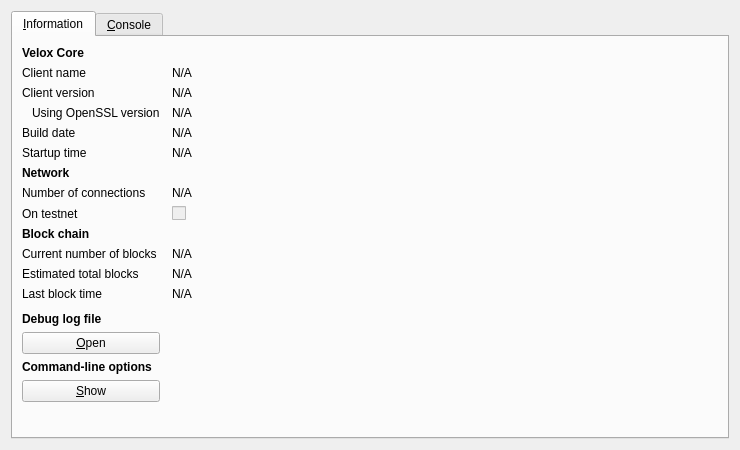
<?xml version="1.0" encoding="UTF-8"?>
<ui version="4.0">
 <class>RPCConsole</class>
 <widget class="QDialog" name="RPCConsole">
  <property name="geometry">
   <rect>
    <x>0</x>
    <y>0</y>
    <width>740</width>
    <height>450</height>
   </rect>
  </property>
  <property name="windowTitle">
   <string>Velox - Debug window</string>
  </property>
  <layout class="QVBoxLayout" name="verticalLayout_2">
   <item>
    <widget class="QTabWidget" name="tabWidget">
     <property name="currentIndex">
      <number>0</number>
     </property>
     <widget class="QWidget" name="tab_info">
      <attribute name="title">
       <string>&amp;Information</string>
      </attribute>
      <layout class="QGridLayout" name="gridLayout" columnstretch="0,1">
       <property name="horizontalSpacing">
        <number>12</number>
       </property>
       <item row="0" column="0">
        <widget class="QLabel" name="label_9">
         <property name="font">
          <font>
           <weight>75</weight>
           <bold>true</bold>
          </font>
         </property>
         <property name="text">
          <string>Velox Core</string>
         </property>
        </widget>
       </item>
       <item row="1" column="0">
        <widget class="QLabel" name="label_5">
         <property name="text">
          <string>Client name</string>
         </property>
        </widget>
       </item>
       <item row="1" column="1">
        <widget class="QLabel" name="clientName">
         <property name="cursor">
          <cursorShape>IBeamCursor</cursorShape>
         </property>
         <property name="text">
          <string>N/A</string>
         </property>
         <property name="textFormat">
          <enum>Qt::PlainText</enum>
         </property>
         <property name="textInteractionFlags">
          <set>Qt::LinksAccessibleByMouse|Qt::TextSelectableByKeyboard|Qt::TextSelectableByMouse</set>
         </property>
        </widget>
       </item>
       <item row="2" column="0">
        <widget class="QLabel" name="label_6">
         <property name="text">
          <string>Client version</string>
         </property>
        </widget>
       </item>
       <item row="2" column="1">
        <widget class="QLabel" name="clientVersion">
         <property name="cursor">
          <cursorShape>IBeamCursor</cursorShape>
         </property>
         <property name="text">
          <string>N/A</string>
         </property>
         <property name="textFormat">
          <enum>Qt::PlainText</enum>
         </property>
         <property name="textInteractionFlags">
          <set>Qt::LinksAccessibleByMouse|Qt::TextSelectableByKeyboard|Qt::TextSelectableByMouse</set>
         </property>
        </widget>
       </item>
       <item row="3" column="0">
        <widget class="QLabel" name="label_14">
         <property name="text">
          <string>Using OpenSSL version</string>
         </property>
         <property name="indent">
          <number>10</number>
         </property>
        </widget>
       </item>
       <item row="3" column="1">
        <widget class="QLabel" name="openSSLVersion">
         <property name="cursor">
          <cursorShape>IBeamCursor</cursorShape>
         </property>
         <property name="text">
          <string>N/A</string>
         </property>
         <property name="textFormat">
          <enum>Qt::PlainText</enum>
         </property>
         <property name="textInteractionFlags">
          <set>Qt::LinksAccessibleByMouse|Qt::TextSelectableByKeyboard|Qt::TextSelectableByMouse</set>
         </property>
        </widget>
       </item>
       <item row="4" column="0">
        <widget class="QLabel" name="label_12">
         <property name="text">
          <string>Build date</string>
         </property>
        </widget>
       </item>
       <item row="4" column="1">
        <widget class="QLabel" name="buildDate">
         <property name="cursor">
          <cursorShape>IBeamCursor</cursorShape>
         </property>
         <property name="text">
          <string>N/A</string>
         </property>
         <property name="textFormat">
          <enum>Qt::PlainText</enum>
         </property>
         <property name="textInteractionFlags">
          <set>Qt::LinksAccessibleByMouse|Qt::TextSelectableByKeyboard|Qt::TextSelectableByMouse</set>
         </property>
        </widget>
       </item>
       <item row="5" column="0">
        <widget class="QLabel" name="label_13">
         <property name="text">
          <string>Startup time</string>
         </property>
        </widget>
       </item>
       <item row="5" column="1">
        <widget class="QLabel" name="startupTime">
         <property name="cursor">
          <cursorShape>IBeamCursor</cursorShape>
         </property>
         <property name="text">
          <string>N/A</string>
         </property>
         <property name="textFormat">
          <enum>Qt::PlainText</enum>
         </property>
         <property name="textInteractionFlags">
          <set>Qt::LinksAccessibleByMouse|Qt::TextSelectableByKeyboard|Qt::TextSelectableByMouse</set>
         </property>
        </widget>
       </item>
       <item row="6" column="0">
        <widget class="QLabel" name="label_11">
         <property name="font">
          <font>
           <weight>75</weight>
           <bold>true</bold>
          </font>
         </property>
         <property name="text">
          <string>Network</string>
         </property>
        </widget>
       </item>
       <item row="7" column="0">
        <widget class="QLabel" name="label_7">
         <property name="text">
          <string>Number of connections</string>
         </property>
        </widget>
       </item>
       <item row="7" column="1">
        <widget class="QLabel" name="numberOfConnections">
         <property name="cursor">
          <cursorShape>IBeamCursor</cursorShape>
         </property>
         <property name="text">
          <string>N/A</string>
         </property>
         <property name="textFormat">
          <enum>Qt::PlainText</enum>
         </property>
         <property name="textInteractionFlags">
          <set>Qt::LinksAccessibleByMouse|Qt::TextSelectableByKeyboard|Qt::TextSelectableByMouse</set>
         </property>
        </widget>
       </item>
       <item row="8" column="0">
        <widget class="QLabel" name="label_8">
         <property name="text">
          <string>On testnet</string>
         </property>
        </widget>
       </item>
       <item row="8" column="1">
        <widget class="QCheckBox" name="isTestNet">
         <property name="enabled">
          <bool>false</bool>
         </property>
         <property name="text">
          <string/>
         </property>
        </widget>
       </item>
       <item row="9" column="0">
        <widget class="QLabel" name="label_10">
         <property name="font">
          <font>
           <weight>75</weight>
           <bold>true</bold>
          </font>
         </property>
         <property name="text">
          <string>Block chain</string>
         </property>
        </widget>
       </item>
       <item row="10" column="0">
        <widget class="QLabel" name="label_3">
         <property name="text">
          <string>Current number of blocks</string>
         </property>
        </widget>
       </item>
       <item row="10" column="1">
        <widget class="QLabel" name="numberOfBlocks">
         <property name="cursor">
          <cursorShape>IBeamCursor</cursorShape>
         </property>
         <property name="text">
          <string>N/A</string>
         </property>
         <property name="textFormat">
          <enum>Qt::PlainText</enum>
         </property>
         <property name="textInteractionFlags">
          <set>Qt::LinksAccessibleByMouse|Qt::TextSelectableByKeyboard|Qt::TextSelectableByMouse</set>
         </property>
        </widget>
       </item>
       <item row="11" column="0">
        <widget class="QLabel" name="label_4">
         <property name="text">
          <string>Estimated total blocks</string>
         </property>
        </widget>
       </item>
       <item row="11" column="1">
        <widget class="QLabel" name="totalBlocks">
         <property name="cursor">
          <cursorShape>IBeamCursor</cursorShape>
         </property>
         <property name="text">
          <string>N/A</string>
         </property>
         <property name="textFormat">
          <enum>Qt::PlainText</enum>
         </property>
         <property name="textInteractionFlags">
          <set>Qt::LinksAccessibleByMouse|Qt::TextSelectableByKeyboard|Qt::TextSelectableByMouse</set>
         </property>
        </widget>
       </item>
       <item row="12" column="0">
        <widget class="QLabel" name="label_2">
         <property name="text">
          <string>Last block time</string>
         </property>
        </widget>
       </item>
       <item row="12" column="1">
        <widget class="QLabel" name="lastBlockTime">
         <property name="cursor">
          <cursorShape>IBeamCursor</cursorShape>
         </property>
         <property name="text">
          <string>N/A</string>
         </property>
         <property name="textFormat">
          <enum>Qt::PlainText</enum>
         </property>
         <property name="textInteractionFlags">
          <set>Qt::LinksAccessibleByMouse|Qt::TextSelectableByKeyboard|Qt::TextSelectableByMouse</set>
         </property>
        </widget>
       </item>
       <item row="13" column="0">
        <spacer name="verticalSpacer_2">
         <property name="orientation">
          <enum>Qt::Vertical</enum>
         </property>
         <property name="sizeHint" stdset="0">
          <size>
           <width>20</width>
           <height>20</height>
          </size>
         </property>
        </spacer>
       </item>
       <item row="14" column="0">
        <widget class="QLabel" name="labelDebugLogfile">
         <property name="font">
          <font>
           <weight>75</weight>
           <bold>true</bold>
          </font>
         </property>
         <property name="text">
          <string>Debug log file</string>
         </property>
        </widget>
       </item>
       <item row="15" column="0">
        <widget class="QPushButton" name="openDebugLogfileButton">
         <property name="toolTip">
          <string>Open the Velox debug log file from the current data directory. This can take a few seconds for large log files.</string>
         </property>
         <property name="text">
          <string>&amp;Open</string>
         </property>
         <property name="autoDefault">
          <bool>false</bool>
         </property>
        </widget>
       </item>
       <item row="16" column="0">
        <widget class="QLabel" name="labelCLOptions">
         <property name="font">
          <font>
           <weight>75</weight>
           <bold>true</bold>
          </font>
         </property>
         <property name="text">
          <string>Command-line options</string>
         </property>
        </widget>
       </item>
       <item row="17" column="0">
        <widget class="QPushButton" name="showCLOptionsButton">
         <property name="toolTip">
          <string>Show the Velox-Qt help message to get a list with possible Velox command-line options.</string>
         </property>
         <property name="text">
          <string>&amp;Show</string>
         </property>
         <property name="autoDefault">
          <bool>false</bool>
         </property>
        </widget>
       </item>
       <item row="18" column="0">
        <spacer name="verticalSpacer">
         <property name="orientation">
          <enum>Qt::Vertical</enum>
         </property>
         <property name="sizeHint" stdset="0">
          <size>
           <width>20</width>
           <height>40</height>
          </size>
         </property>
        </spacer>
       </item>
      </layout>
     </widget>
     <widget class="QWidget" name="tab_console">
      <attribute name="title">
       <string>&amp;Console</string>
      </attribute>
      <layout class="QVBoxLayout" name="verticalLayout_3">
       <property name="spacing">
        <number>3</number>
       </property>
       <item>
        <widget class="QTextEdit" name="messagesWidget">
         <property name="minimumSize">
          <size>
           <width>0</width>
           <height>100</height>
          </size>
         </property>
         <property name="readOnly">
          <bool>true</bool>
         </property>
         <property name="tabKeyNavigation" stdset="0">
          <bool>false</bool>
         </property>
         <property name="columnCount" stdset="0">
          <number>2</number>
         </property>
        </widget>
       </item>
       <item>
        <layout class="QHBoxLayout" name="horizontalLayout">
         <property name="spacing">
          <number>3</number>
         </property>
         <item>
          <widget class="QLabel" name="label">
           <property name="text">
            <string notr="true">&gt;</string>
           </property>
          </widget>
         </item>
         <item>
          <widget class="QLineEdit" name="lineEdit"/>
         </item>
         <item>
          <widget class="QPushButton" name="clearButton">
           <property name="maximumSize">
            <size>
             <width>24</width>
             <height>24</height>
            </size>
           </property>
           <property name="toolTip">
            <string>Clear console</string>
           </property>
           <property name="text">
            <string/>
           </property>
           <property name="icon">
            <iconset resource="../bitcoin.qrc">
             <normaloff>:/icons/remove</normaloff>:/icons/remove</iconset>
           </property>
           <property name="shortcut">
            <string notr="true">Ctrl+L</string>
           </property>
           <property name="autoDefault">
            <bool>false</bool>
           </property>
          </widget>
         </item>
        </layout>
       </item>
      </layout>
     </widget>
    </widget>
   </item>
  </layout>
 </widget>
 <resources>
  <include location="../bitcoin.qrc"/>
 </resources>
 <connections/>
</ui>
